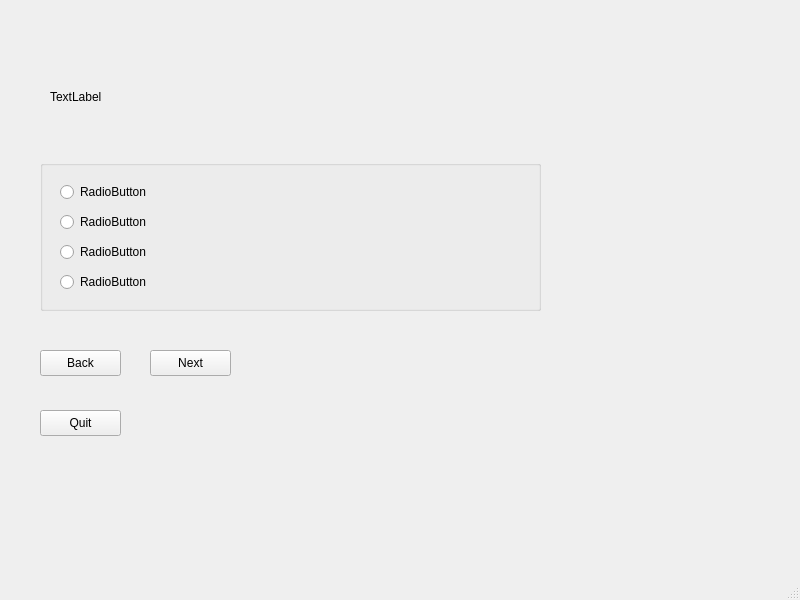
<?xml version="1.0" encoding="UTF-8"?>
<ui version="4.0">
 <class>MainWindow</class>
 <widget class="QMainWindow" name="MainWindow">
  <property name="geometry">
   <rect>
    <x>0</x>
    <y>0</y>
    <width>800</width>
    <height>600</height>
   </rect>
  </property>
  <property name="windowTitle">
   <string>MainWindow</string>
  </property>
  <widget class="QWidget" name="centralwidget">
   <widget class="QLabel" name="lblQuestion">
    <property name="geometry">
     <rect>
      <x>50</x>
      <y>90</y>
      <width>521</width>
      <height>61</height>
     </rect>
    </property>
    <property name="text">
     <string>TextLabel</string>
    </property>
    <property name="textFormat">
     <enum>Qt::TextFormat::RichText</enum>
    </property>
    <property name="alignment">
     <set>Qt::AlignmentFlag::AlignLeading|Qt::AlignmentFlag::AlignLeft|Qt::AlignmentFlag::AlignTop</set>
    </property>
   </widget>
   <widget class="QPushButton" name="btnBack">
    <property name="geometry">
     <rect>
      <x>40</x>
      <y>350</y>
      <width>81</width>
      <height>26</height>
     </rect>
    </property>
    <property name="text">
     <string>Back</string>
    </property>
   </widget>
   <widget class="QPushButton" name="btnNext">
    <property name="geometry">
     <rect>
      <x>150</x>
      <y>350</y>
      <width>81</width>
      <height>26</height>
     </rect>
    </property>
    <property name="text">
     <string>Next</string>
    </property>
   </widget>
   <widget class="QPushButton" name="btnQuit">
    <property name="geometry">
     <rect>
      <x>40</x>
      <y>410</y>
      <width>81</width>
      <height>26</height>
     </rect>
    </property>
    <property name="text">
     <string>Quit</string>
    </property>
   </widget>
   <widget class="QGroupBox" name="grpRadio">
    <property name="geometry">
     <rect>
      <x>40</x>
      <y>160</y>
      <width>501</width>
      <height>151</height>
     </rect>
    </property>
    <property name="title">
     <string/>
    </property>
    <widget class="QRadioButton" name="radioButton_2">
     <property name="geometry">
      <rect>
       <x>20</x>
       <y>50</y>
       <width>98</width>
       <height>24</height>
      </rect>
     </property>
     <property name="text">
      <string>RadioButton</string>
     </property>
    </widget>
    <widget class="QRadioButton" name="radioButton_4">
     <property name="geometry">
      <rect>
       <x>20</x>
       <y>110</y>
       <width>98</width>
       <height>24</height>
      </rect>
     </property>
     <property name="text">
      <string>RadioButton</string>
     </property>
    </widget>
    <widget class="QRadioButton" name="radioButton">
     <property name="geometry">
      <rect>
       <x>20</x>
       <y>20</y>
       <width>98</width>
       <height>24</height>
      </rect>
     </property>
     <property name="text">
      <string>RadioButton</string>
     </property>
    </widget>
    <widget class="QRadioButton" name="radioButton_3">
     <property name="geometry">
      <rect>
       <x>20</x>
       <y>80</y>
       <width>98</width>
       <height>24</height>
      </rect>
     </property>
     <property name="text">
      <string>RadioButton</string>
     </property>
    </widget>
   </widget>
  </widget>
  <widget class="QMenuBar" name="menubar">
   <property name="geometry">
    <rect>
     <x>0</x>
     <y>0</y>
     <width>800</width>
     <height>33</height>
    </rect>
   </property>
  </widget>
  <widget class="QStatusBar" name="statusbar"/>
 </widget>
 <resources/>
 <connections/>
</ui>
